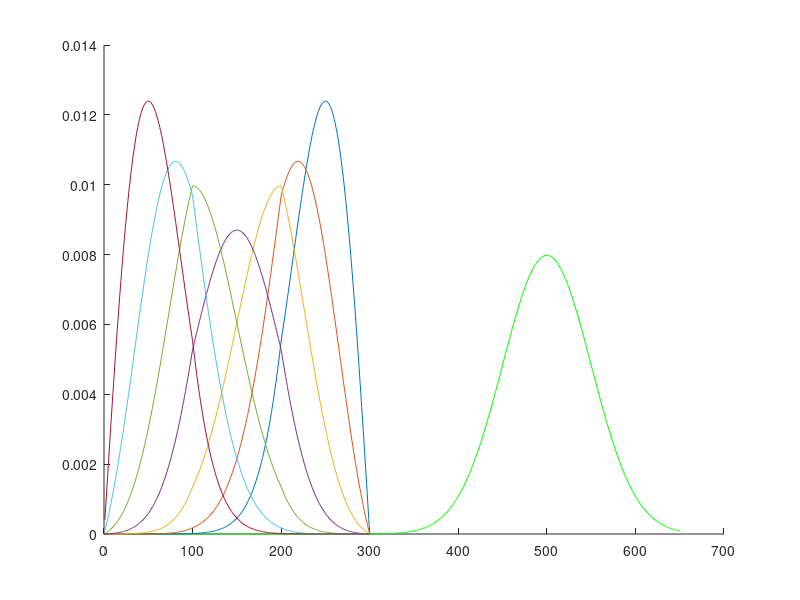

Recreate this plot in MATLAB.
l1 = 100;
l2 = 200;
gap = 350;

% Population PMF
mu = 500;
X = normpdf(1 : 500 + l1 + l2, mu, 0.1 * mu);

%theta = 200;
figure
hold on
xstar = min(gap + l1 + l2, 2 * mu);
plot(1:xstar, X(1:xstar), 'g-');
for theta = 200 : 50 : 500
	C = 0;
	clear l p;
	for i = 1 : l1 + l2
%		p(i + theta) = X(i + theta) * l(i);
%		C += p(i + theta);
		l(i) = max(0, min([i, l1, l2, l1 + l2 - i]));
		p(i) = X(i + theta) * l(i);
%		p(i) = X(i + theta);
		C += p(i);
	end
	p = p / C;

	%xstar = min(theta + l1 + l2, 2 * mu);
	xstar = l1 + l2;
	plot(1:xstar, p(1:xstar));
	%plot(theta + (1:l1+l2), l(1:l1+l2) / max(l) * max(X));
end
hold off
%	plot(1:xstar, X(1:xstar), '-', 1:xstar, p(1:xstar), '-',
%		theta + (1:l1+l2), l(1:l1+l2) / max(l) * max(X));
